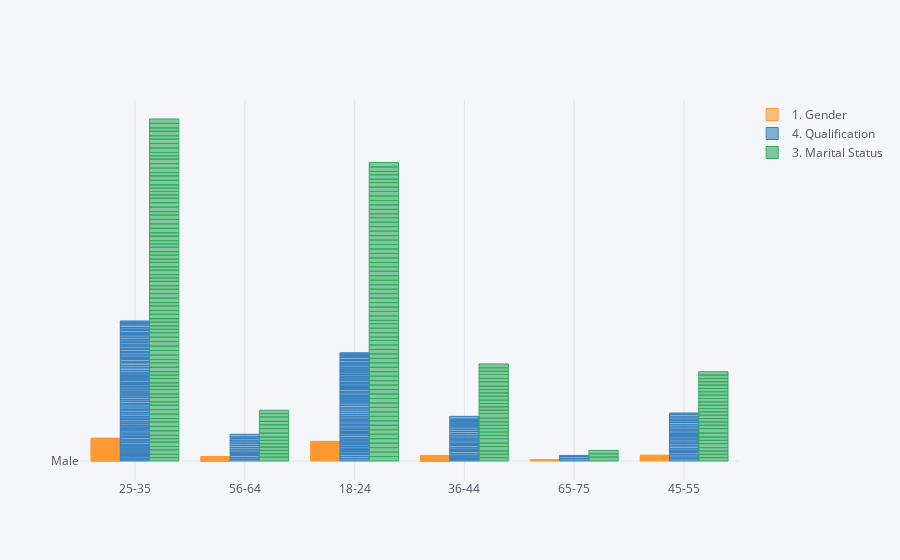

This figure's notebook cell:
### Code cell
want.iplot(kind='bar',x=['2. Age'], y = ['1. Gender','4. Qualification','3. Marital Status'])

### Figure 1 — Plotly figure (JSON) as saved in the notebook; plotly's stock layout.template omitted (floating-point values rounded to 4 significant figures; data arrays with more than 128 entries replaced by an {"elided": "..."} marker saying what was removed)
{"data": [{"marker": {"color": "rgba(255, 153, 51, 0.6)", "line": {"color": "rgba(255, 153, 51, 1.0)", "width": 1}}, "name": "1. Gender", "orientation": "v", "text": "", "type": "bar", "uid": "0f8505c8-b9bd-4f42-afd4-c69fac07fc72", "x": {"elided": "224 str values"}, "y": {"elided": "224 str values"}}, {"marker": {"color": "rgba(55, 128, 191, 0.6)", "line": {"color": "rgba(55, 128, 191, 1.0)", "width": 1}}, "name": "4. Qualification", "orientation": "v", "text": "", "type": "bar", "uid": "4f2f7e49-3592-421b-9366-7f7fbe00080b", "x": {"elided": "224 str values"}, "y": {"elided": "224 str values"}}, {"marker": {"color": "rgba(50, 171, 96, 0.6)", "line": {"color": "rgba(50, 171, 96, 1.0)", "width": 1}}, "name": "3. Marital Status", "orientation": "v", "text": "", "type": "bar", "uid": "2f03dddb-25fa-4b45-87d8-69ba97304ca0", "x": {"elided": "224 str values"}, "y": {"elided": "224 str values"}}], "layout": {"legend": {"bgcolor": "#F5F6F9", "font": {"color": "#4D5663"}}, "paper_bgcolor": "#F5F6F9", "plot_bgcolor": "#F5F6F9", "title": {"font": {"color": "#4D5663"}}, "xaxis": {"gridcolor": "#E1E5ED", "showgrid": true, "tickfont": {"color": "#4D5663"}, "title": {"font": {"color": "#4D5663"}, "text": ""}, "zerolinecolor": "#E1E5ED"}, "yaxis": {"gridcolor": "#E1E5ED", "showgrid": true, "tickfont": {"color": "#4D5663"}, "title": {"font": {"color": "#4D5663"}, "text": ""}, "zerolinecolor": "#E1E5ED"}}}
